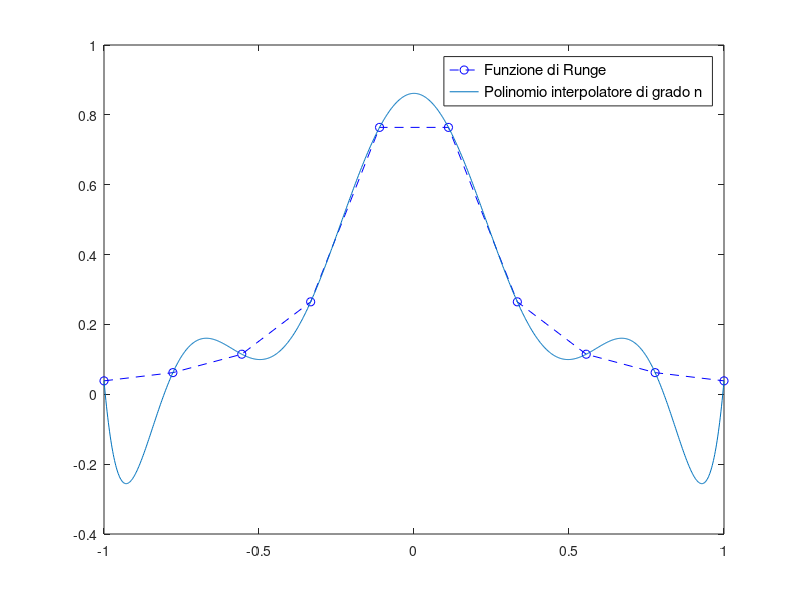

This chart was generated by the following MATLAB code:
n=10
x=linspace(-1,1,n);
runge=@(x) 1./(1+25*x.^2);
y=runge(x);
c=polyfit(x,y,n-1);

%Rappresentiamo graficamente il polinomio e la funzione
z=linspace(-1,1,1000);
p=polyval(c,z);
plot(x,y,'o--b',z,p);
legend('Funzione di Runge','Polinomio interpolatore di grado n','FontSize',11)
